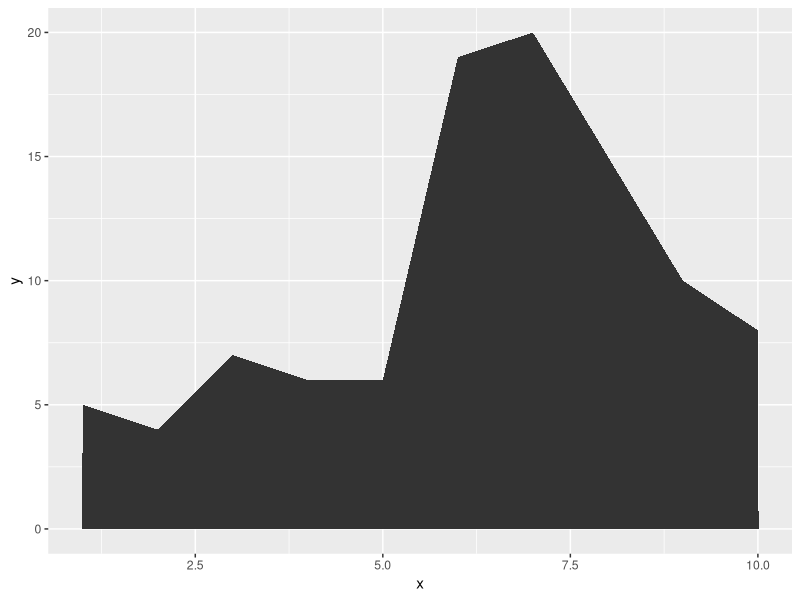

Write R code to recreate this figure.
## ---- chunk 1
knitr::opts_chunk$set(echo = TRUE)
library(magrittr)
library(dplyr)
library(tidyverse)
library(knitr)
library(kableExtra)
library(readxl)
## ---- chunk 2

data <- read_excel("resources/ggplot2_to_python/ggplot2_to_python.xlsx")

## ---- chunk 3
data %>% 
  kbl(caption = "Cheat sheet", width=10) %>% 
  kable_material_dark(full_width=F, font_size=8)
## ---- chunk 4
x <- c(1, 2, 3, 4, 5, 6, 7, 8, 9, 10)
y <- c(5, 4, 7, 6, 6, 19, 20, 15, 10, 8)
df <- data.frame(x,y)

ggplot(data = df) +
  geom_area(mapping=aes(x,y))
